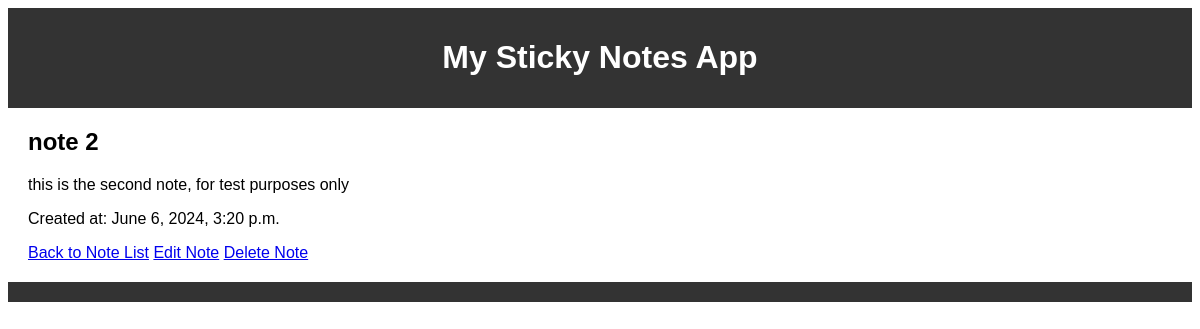
The app's page /note/2/, older data.
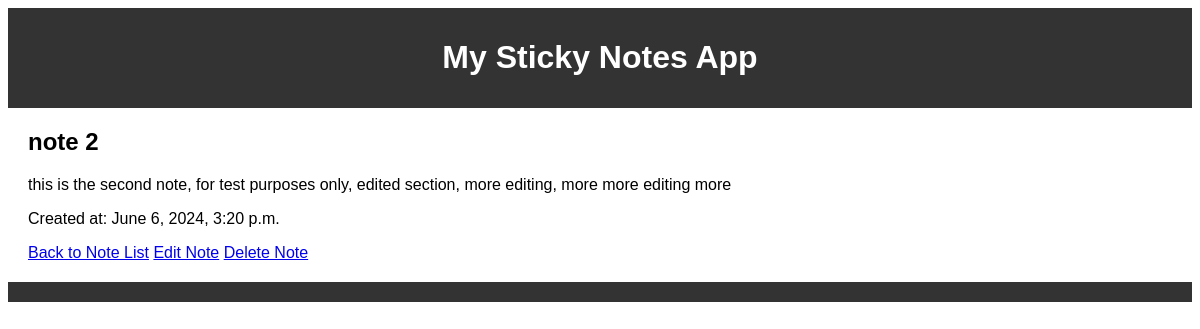
The same page, newer data.
### sticky_notes_app/models.py (models this page shows, shortened)
class Note(models.Model):
    title = models.CharField(max_length=255)
    content = models.TextField()
    created_at = models.DateTimeField(auto_now_add=True)
    author = models.ForeignKey('Author', on_delete=models.CASCADE,
                               null=True, blank=True)

### sticky_notes_app/views.py (the view)
# urls.py: path('note/<int:pk>/', note_detail, name='note_detail'),
def note_detail(request, pk):
    note = get_object_or_404(Note, pk=pk)
    context = {
        'note': note,
    }
    return render(request, 'sticky_notes_app/note_detail.html', context)

### sticky_notes_app/templates/sticky_notes_app/note_detail.html (shortened to what this page needs)
{% extends "base.html" %}
{% block content %}
    <h2>{{ note.title }}</h2>
    <p>{{ note.content }}</p>
    <p>Created at: {{ note.created_at }}</p>
    <a href="{% url 'note_list' %}">Back to Note List</a>
    <a href="{% url 'note_update' pk=note.pk %}">Edit Note</a>
    <a href="{% url 'note_delete' pk=note.pk %}">Delete Note</a>
{% endblock  %}

Row changes from the older to the newer data that the page shows:
changed Note "note 2": content "this is the second note, for test purposes only" → "this is the second note, for test purposes only, edited section, more editing, more more editing more"
